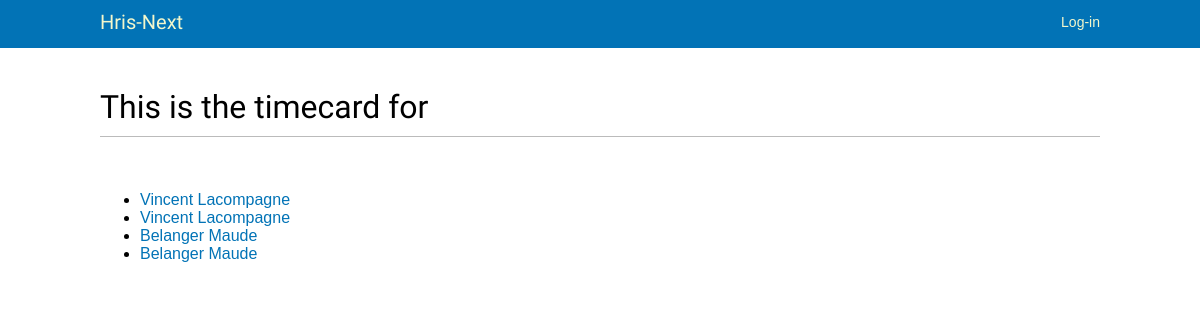
The app's page /timecards/home/ with its own data.
### timecards/models.py (models this page shows, shortened)
class Allcards(models.Model):
    employee_number = models.ForeignKey('hris.Employee',on_delete=models.CASCADE)
    clocked_in = models.DateTimeField()
    clocked_out = models.DateTimeField()
    out_date = models.DateField(blank=True, null=True, default = '')
    in_date = models.DateField(blank=True, null=True, default = '')
    worked_hours = models.DecimalField(max_digits = 16, decimal_places = 5, default = '0')

### hris/models.py (models this page shows, shortened)
class Employee(models.Model):
    first_name = models.CharField(max_length=50, help_text='Enter employee\'s first name')
    last_name = models.CharField(max_length=50, help_text='Enter employee\'s last name')
    birthdate = models.DateField()
    sin_number = models.IntegerField()
    salary = models.DecimalField(max_digits = 16, decimal_places = 5)
    employee_number = models.IntegerField()
    hire_date = models.DateField()
    street_no = models.CharField(max_length=10, default=' ',help_text='Enter employee\'s address')
    street_name = models.CharField(max_length=50, default=' ',help_text='Enter employee\'s address')
    city = models.CharField(max_length=50, default=' ', help_text='Enter employee\'s address')
    post_code = models.CharField(max_length=7, default=' ',help_text='Enter employee\'s postal code')
    def __str__(self):
        return self.first_name + " " + self.last_name
    class Meta:
        ordering = ['last_name', 'first_name','birthdate']

### timecards/views.py (the view)
# urls.py: path('home/', views.HomePageView.as_view(), name='home'),
class HomePageView(TemplateView):
    template_name = "timecards/allcards_list.html"
    def get_context_data(self, **kwargs):
        context = super().get_context_data(**kwargs)
        context['latest_timecards'] = Allcards.objects.all()[:5]
        return context

### timecards/templates/timecards/allcards_list.html (shortened to what this page needs)
{% extends "base_generic.html" %}
{% load static %}
{% block content %}
<h1> This is the timecard for </h1>
<br>
{% if latest_timecards %}
<ul>
    {% for timecard in latest_timecards %}
        <li><a href="/timecards/{{ timecard.id }}/">{{ timecard.employee_number }}</a></li>
    {% endfor %}
    </ul>
{% else %}
    <p>No timecards are available.</p>
{% endif %}
<br>
{% endblock %}

### static/css/base.css (style rules this page uses)
body { margin:0; padding:0; font-family:helvetica, sans-serif; }
a { color:#0273B6; text-decoration:none; }
h1, h2, h3, h4, h5 , h6 { font-family: 'Muli', sans-serif; font-weight:normal; }
h1 { border-bottom:1px solid #bbb; padding:0 0 10px 0; margin:10px 0 20px 0; }

### records on screen
Allcards: employee_number "Vincent Lacompagne"
Allcards: employee_number "Vincent Lacompagne"
Allcards: employee_number "Belanger Maude"
Allcards: employee_number "Belanger Maude"
